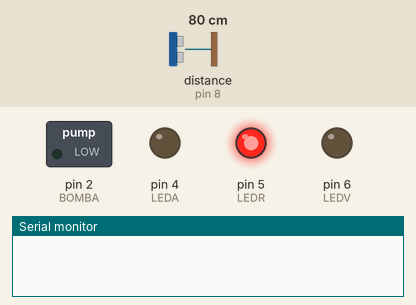
A sketch run on a simulated Arduino Uno, built with avr-gcc and run on an emulated ATmega328P. Shown: switched loads named in the sketch (green lamp = pin HIGH), output pins drawn as LEDs (lit = HIGH), the last lines printed to the serial monitor. Wiring (inferred from the names in the program): ultrasonic range finder: trigger pin 7; echo pin 8. The inputs (shaded band) are chosen by the test bench; at power-on: distance to the obstacle (sensor on pin 8) 80 cm. The echo pulse lasts 58.3 µs per cm; pins used as bus, display or sensor lines are not drawn.

Above: at 1.2 s.
1.3 s: distance to the obstacle (sensor on pin 8) set to 12 cm
2.8 s: distance to the obstacle (sensor on pin 8) set to 9 cm
At 5.6 s:
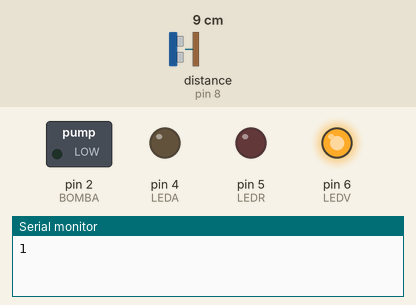
5.8 s: distance to the obstacle (sensor on pin 8) set to 18 cm
At 7.7 s:
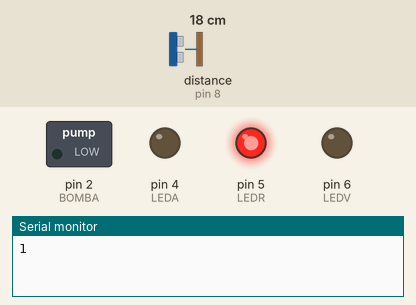
8.5 s: distance to the obstacle (sensor on pin 8) set to 2 cm
At 10.6 s:
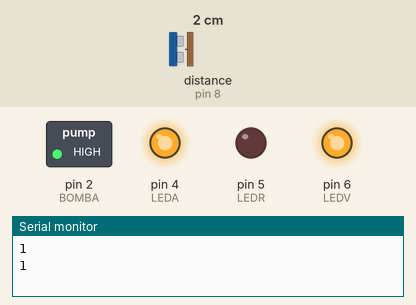
Timing chart, 0 to 12.2 s (numbered marks = the images above; inputs shaded):
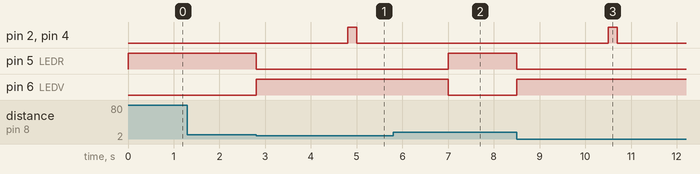

The sketch:

prueba.ino
```cpp
int trigPin = 7;  //Definimos los pines con los que trabajaremos
int echoPin = 8;
int LEDR = 5;
int LEDV = 6;
int LEDA = 4;
int BOMBA = 2;
float velocidad = 0.0343;  //velocidad del sonido en cm/us
long duracion, distancia ;

void setup()
{
  Serial.begin(9600);
  pinMode(trigPin, OUTPUT);
  pinMode(echoPin, INPUT);
  pinMode(LEDR, OUTPUT);
  pinMode(LEDV, OUTPUT);
  pinMode(LEDA, OUTPUT);
  pinMode(BOMBA, OUTPUT);
  digitalWrite (LEDR , LOW);
  digitalWrite (LEDV , LOW);
  digitalWrite (LEDA , LOW);
}
void loop()
  {
    if (cerca()){
      digitalWrite (LEDV , HIGH);     //Si el sensor detecta una distancia menor a 20 cm enciende el LED Rojo
      digitalWrite (LEDR , LOW);      // y apaga el verde
      delay(2000);
      if(cerca()){
        digitalWrite (LEDA , HIGH);
        digitalWrite (BOMBA , HIGH);
        Serial.println("1");
        delay(200);
        digitalWrite (LEDA , LOW);
        digitalWrite (BOMBA , LOW);
        //Serial.println("2");
        //delay(3000);
      }
    }
    else{       // de lo contrario
      digitalWrite (LEDV , LOW);    //apaga el rojo
      digitalWrite (LEDR , HIGH);   //enciende el verde
      }
  }

boolean cerca(){
    digitalWrite(trigPin, LOW);        // Nos aseguramos de que el trigger está desactivado
    delayMicroseconds(2);              // Para asegurarnos de que el trigger está LOW
    digitalWrite(trigPin, HIGH);       // Activamos el pulso de salida
    delayMicroseconds(10);             // Esperamos 10µs. El pulso sigue active este tiempo
    digitalWrite(trigPin, LOW);        // Cortamos el pulso y a esperar el ECHO
    duracion = pulseIn(echoPin, HIGH) ; //pulseIn mide el tiempo que pasa entre que el pin declarado (echoPin) cambia de estado bajo a alto (de 0 a 1)
    distancia = velocidad* duracion / 2;   //Dividimos entre 2 porque queremos coger el tiempo de ida (y no ida y vuelta)
    if ( distancia < 10){
      return true;
    }
    else{
      return false;
    }
}
```

Measured:
- the behaviour switches between 11 and 10 cm on distance to the obstacle (sensor on pin 8) (found by bisection; images 0 and 1)
- after the input at 1.3 s, every drawn part: stays the same
- after the input at 2.8 s, pin 2 (BOMBA), pin 4 (LEDA): LOW → HIGH after 2.0 s, → LOW 0.20 s later; pin 5 (LEDR): HIGH → LOW at once; pin 6 (LEDV): LOW → HIGH at once
- after the input at 5.8 s, pin 2 (BOMBA), pin 4 (LEDA): stays LOW (without the input it goes to HIGH after 1.2 s); pin 5 (LEDR): LOW → HIGH after 1.2 s; pin 6 (LEDV): HIGH → LOW after 1.2 s
- after the input at 8.5 s, pin 2 (BOMBA), pin 4 (LEDA): LOW → HIGH after 2.0 s, → LOW 0.20 s later; pin 5 (LEDR): HIGH → LOW at once; pin 6 (LEDV): LOW → HIGH at once
